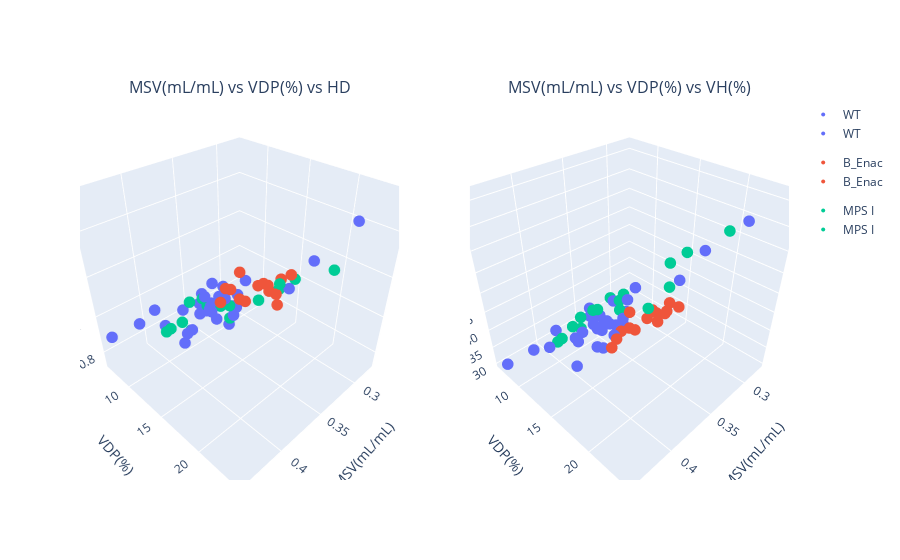

The code cell stored with this chart in its notebook:
### Markdown cell above
# Mosue all

### Code cell
corr_3D(df_mouse_all, df_mouse_all['Genotype'], ['MSV(mL/mL)','VDP(%)','HD'], ['MSV(mL/mL)','VDP(%)','VH(%)'])

### Figure 1 — Plotly figure (JSON) as saved in the notebook; plotly's stock layout.template omitted (floating-point values rounded to 4 significant figures)
{"data": [{"hovertemplate": "color=WT<br>MSV(mL/mL)=%{x}<br>VDP(%)=%{y}<br>HD=%{z}<extra></extra>", "legendgroup": "WT", "marker": {"color": "#636efa", "size": 4, "symbol": "circle"}, "mode": "markers", "name": "WT", "scene": "scene", "showlegend": true, "type": "scatter3d", "x": [0.355, 0.356, 0.333, 0.363, 0.381, 0.367, 0.333, 0.32, 0.334, 0.365, 0.378, 0.39, 0.378, 0.276, 0.38, 0.35, 0.42, 0.32, 0.34, 0.36, 0.38, 0.36, 0.38, 0.44, 0.35, 0.42, 0.36, 0.35, 0.33, 0.37, 0.41], "y": [10.4, 13.3, 11.2, 12.1, 14.4, 12.9, 11.8, 10.9, 12, 11.1, 9.79, 14.7, 15.6, 16.9, 10.5, 14.3, 11.9, 17.7, 11.2, 10, 6.76, 10, 15.3, 7.41, 15.3, 9.04, 11.5, 11.3, 24.1, 9.92, 14.3], "z": [0.8969, 1.039, 0.7755, 1.004, 1.064, 1.136, 0.9017, 0.8366, 0.8547, 1.036, 0.9475, 1.169, 1.209, 1.131, 0.8348, 1.069, 1.113, 1.106, 0.9381, 0.9424, 0.7801, 0.8822, 1.159, 0.9057, 1.163, 0.9671, 0.9464, 0.8575, 1.541, 0.8119, 0.9825]}, {"hovertemplate": "color=B_Enac<br>MSV(mL/mL)=%{x}<br>VDP(%)=%{y}<br>HD=%{z}<extra></extra>", "legendgroup": "B_Enac", "marker": {"color": "#EF553B", "size": 4, "symbol": "circle"}, "mode": "markers", "name": "B_Enac", "scene": "scene", "showlegend": true, "type": "scatter3d", "x": [0.337, 0.357, 0.345, 0.339, 0.329, 0.337, 0.378, 0.382, 0.369, 0.349, 0.354, 0.315, 0.355, 0.328], "y": [16.2, 15.3, 17.6, 16.9, 17, 19.2, 15.9, 15.7, 15.5, 16.7, 15, 16, 15.8, 17.4], "z": [1.138, 1.088, 1.152, 1.15, 1.083, 1.246, 1.206, 1.145, 1.17, 1.167, 1.206, 0.9652, 1.083, 1.165]}, {"hovertemplate": "color=MPS I<br>MSV(mL/mL)=%{x}<br>VDP(%)=%{y}<br>HD=%{z}<extra></extra>", "legendgroup": "MPS I", "marker": {"color": "#00cc96", "size": 4, "symbol": "circle"}, "mode": "markers", "name": "MPS I", "scene": "scene", "showlegend": true, "type": "scatter3d", "x": [0.35, 0.3, 0.34, 0.28, 0.33, 0.37, 0.3, 0.37, 0.39, 0.32, 0.36, 0.34, 0.33, 0.39, 0.38, 0.36], "y": [16.9, 16.7, 18.3, 19.5, 9.6, 11.8, 14.8, 8.33, 9.28, 10.5, 11.2, 12.1, 11, 8.46, 11.2, 8.33], "z": [1.103, 1.085, 1.19, 1.146, 0.8379, 1.039, 0.9853, 0.8151, 0.8595, 0.8297, 0.9596, 0.9297, 0.8002, 0.8178, 1.031, 0.7362]}, {"hovertemplate": "color=WT<br>MSV(mL/mL)=%{x}<br>VDP(%)=%{y}<br>VH(%)=%{z}<extra></extra>", "legendgroup": "WT", "marker": {"color": "#636efa", "size": 4, "symbol": "circle"}, "mode": "markers", "name": "WT", "scene": "scene2", "showlegend": true, "type": "scatter3d", "x": [0.355, 0.356, 0.333, 0.363, 0.381, 0.367, 0.333, 0.32, 0.334, 0.365, 0.378, 0.39, 0.378, 0.276, 0.38, 0.35, 0.42, 0.32, 0.34, 0.36, 0.38, 0.36, 0.38, 0.44, 0.35, 0.42, 0.36, 0.35, 0.33, 0.37, 0.41], "y": [10.4, 13.3, 11.2, 12.1, 14.4, 12.9, 11.8, 10.9, 12, 11.1, 9.79, 14.7, 15.6, 16.9, 10.5, 14.3, 11.9, 17.7, 11.2, 10, 6.76, 10, 15.3, 7.41, 15.3, 9.04, 11.5, 11.3, 24.1, 9.92, 14.3], "z": [32.91, 38.23, 30.29, 36.05, 36.94, 39.85, 34.89, 34.06, 33.32, 36.77, 32.59, 39.16, 41.88, 53.12, 32.83, 45.87, 39.61, 51.24, 40.4, 39.4, 30.96, 36.99, 44.84, 30.8, 50.25, 34.44, 39.26, 35.89, 71.28, 33.37, 36.31]}, {"hovertemplate": "color=B_Enac<br>MSV(mL/mL)=%{x}<br>VDP(%)=%{y}<br>VH(%)=%{z}<extra></extra>", "legendgroup": "B_Enac", "marker": {"color": "#EF553B", "size": 4, "symbol": "circle"}, "mode": "markers", "name": "B_Enac", "scene": "scene2", "showlegend": true, "type": "scatter3d", "x": [0.337, 0.357, 0.345, 0.339, 0.329, 0.337, 0.378, 0.382, 0.369, 0.349, 0.354, 0.315, 0.355, 0.328], "y": [16.2, 15.3, 17.6, 16.9, 17, 19.2, 15.9, 15.7, 15.5, 16.7, 15, 16, 15.8, 17.4], "z": [43.74, 40.31, 43.5, 44.09, 42.69, 48.41, 41.26, 39.15, 41.48, 43.77, 43.9, 40.15, 40.2, 46.01]}, {"hovertemplate": "color=MPS I<br>MSV(mL/mL)=%{x}<br>VDP(%)=%{y}<br>VH(%)=%{z}<extra></extra>", "legendgroup": "MPS I", "marker": {"color": "#00cc96", "size": 4, "symbol": "circle"}, "mode": "markers", "name": "MPS I", "scene": "scene2", "showlegend": true, "type": "scatter3d", "x": [0.35, 0.3, 0.34, 0.28, 0.33, 0.37, 0.3, 0.37, 0.39, 0.32, 0.36, 0.34, 0.33, 0.39, 0.38, 0.36], "y": [16.9, 16.7, 18.3, 19.5, 9.6, 11.8, 14.8, 8.33, 9.28, 10.5, 11.2, 12.1, 11, 8.46, 11.2, 8.33], "z": [46.85, 54.96, 52.66, 60.73, 38.04, 42.5, 50.3, 32.92, 33.54, 38.94, 40.55, 41.64, 36.08, 31.27, 41.08, 30.88]}], "layout": {"annotations": [{"font": {"size": 16}, "showarrow": false, "text": "MSV(mL/mL) vs VDP(%) vs HD", "x": 0.225, "xanchor": "center", "xref": "paper", "y": 1, "yanchor": "bottom", "yref": "paper"}, {"font": {"size": 16}, "showarrow": false, "text": "MSV(mL/mL) vs VDP(%) vs VH(%)", "x": 0.775, "xanchor": "center", "xref": "paper", "y": 1, "yanchor": "bottom", "yref": "paper"}], "scene": {"aspectmode": "cube", "domain": {"x": [0, 0.45], "y": [0, 1]}, "xaxis": {"title": {"text": "MSV(mL/mL)"}}, "yaxis": {"title": {"text": "VDP(%)"}}, "zaxis": {"title": {"text": "HD"}}}, "scene2": {"domain": {"x": [0.55, 1], "y": [0, 1]}, "xaxis": {"title": {"text": "MSV(mL/mL)"}}, "yaxis": {"title": {"text": "VDP(%)"}}, "zaxis": {"title": {"text": "VH(%)"}}}}}
